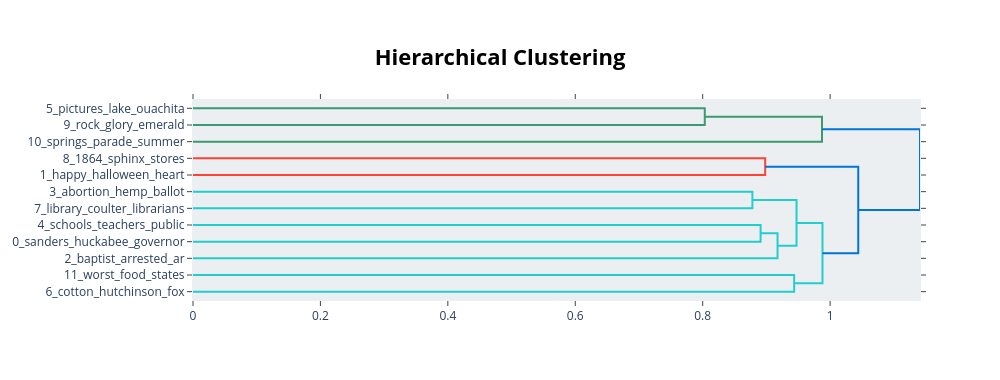

Notebook code cell kept with this figure:
### Code cell
# Creates a hierarchical clustering figure of r/Arkansas
arkansas_fig_hierarchy = models['Arkansas'].visualize_hierarchy()
arkansas_fig_hierarchy.show()

with open('../docs/code_analysis/bert_files/arkansas/arkansas-topic-hierarchy.html', 'w') as f:
    f.write(arkansas_fig_hierarchy.to_html(include_plotlyjs='cdn'))

### Figure 1 — Plotly figure (JSON) as saved in the notebook; plotly's stock layout.template omitted (floating-point values rounded to 4 significant figures)
{"data": [{"hoverinfo": "text", "marker": {"color": "rgb(61,153,112)"}, "mode": "lines", "type": "scatter", "x": [0, 0.8033, 0.8033, 0], "xaxis": "x", "y": [-5, -5, -15, -15], "yaxis": "y"}, {"hoverinfo": "text", "marker": {"color": "rgb(61,153,112)"}, "mode": "lines", "type": "scatter", "x": [0.8033, 0.9873, 0.9873, 0], "xaxis": "x", "y": [-10, -10, -25, -25], "yaxis": "y"}, {"hoverinfo": "text", "marker": {"color": "rgb(255,65,54)"}, "mode": "lines", "type": "scatter", "x": [0, 0.8981, 0.8981, 0], "xaxis": "x", "y": [-35, -35, -45, -45], "yaxis": "y"}, {"hoverinfo": "text", "marker": {"color": "rgb(35,205,205)"}, "mode": "lines", "type": "scatter", "x": [0, 0.878, 0.878, 0], "xaxis": "x", "y": [-55, -55, -65, -65], "yaxis": "y"}, {"hoverinfo": "text", "marker": {"color": "rgb(35,205,205)"}, "mode": "lines", "type": "scatter", "x": [0, 0.8909, 0.8909, 0], "xaxis": "x", "y": [-75, -75, -85, -85], "yaxis": "y"}, {"hoverinfo": "text", "marker": {"color": "rgb(35,205,205)"}, "mode": "lines", "type": "scatter", "x": [0.8909, 0.9175, 0.9175, 0], "xaxis": "x", "y": [-80, -80, -95, -95], "yaxis": "y"}, {"hoverinfo": "text", "marker": {"color": "rgb(35,205,205)"}, "mode": "lines", "type": "scatter", "x": [0.878, 0.9473, 0.9473, 0.9175], "xaxis": "x", "y": [-60, -60, -87.5, -87.5], "yaxis": "y"}, {"hoverinfo": "text", "marker": {"color": "rgb(35,205,205)"}, "mode": "lines", "type": "scatter", "x": [0, 0.9436, 0.9436, 0], "xaxis": "x", "y": [-105, -105, -115, -115], "yaxis": "y"}, {"hoverinfo": "text", "marker": {"color": "rgb(35,205,205)"}, "mode": "lines", "type": "scatter", "x": [0.9473, 0.988, 0.988, 0.9436], "xaxis": "x", "y": [-73.75, -73.75, -110, -110], "yaxis": "y"}, {"hoverinfo": "text", "marker": {"color": "rgb(0,116,217)"}, "mode": "lines", "type": "scatter", "x": [0.8981, 1.044, 1.044, 0.988], "xaxis": "x", "y": [-40, -40, -91.88, -91.88], "yaxis": "y"}, {"hoverinfo": "text", "marker": {"color": "rgb(0,116,217)"}, "mode": "lines", "type": "scatter", "x": [0.9873, 1.141, 1.141, 1.044], "xaxis": "x", "y": [-17.5, -17.5, -65.94, -65.94], "yaxis": "y"}], "layout": {"autosize": false, "height": 380, "hoverlabel": {"bgcolor": "white", "font": {"family": "Rockwell", "size": 16}}, "hovermode": "closest", "plot_bgcolor": "#ECEFF1", "showlegend": false, "title": {"font": {"color": "Black", "size": 22}, "text": "<b>Hierarchical Clustering</b>", "x": 0.5, "xanchor": "center", "yanchor": "top"}, "width": 1000, "xaxis": {"mirror": "allticks", "rangemode": "tozero", "showgrid": false, "showline": true, "showticklabels": true, "ticks": "outside", "type": "linear", "zeroline": false}, "yaxis": {"mirror": "allticks", "range": [-120, 0], "rangemode": "tozero", "showgrid": false, "showline": true, "showticklabels": true, "tickmode": "array", "ticks": "outside", "ticktext": ["5_pictures_lake_ouachita", "9_rock_glory_emerald", "10_springs_parade_summer", "8_1864_sphinx_stores", "1_happy_halloween_heart", "3_abortion_hemp_ballot", "7_library_coulter_librarians", "4_schools_teachers_public", "0_sanders_huckabee_governor", "2_baptist_arrested_ar", "11_worst_food_states", "6_cotton_hutchinson_fox"], "tickvals": [-5, -15, -25, -35, -45, -55, -65, -75, -85, -95, -105, -115], "type": "linear", "zeroline": false}}}
